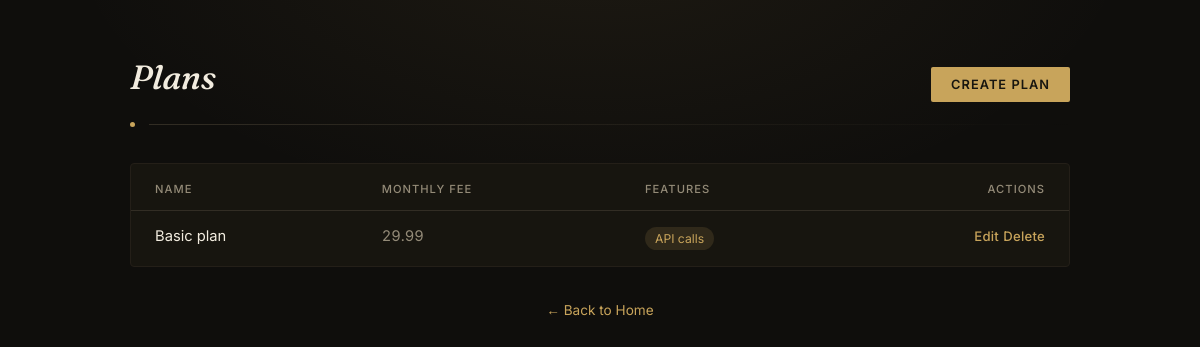
The app's page /plans/ (signed in) with its own data.
### app/models.py (models this page shows, shortened)
class Plan(models.Model):
    name = models.CharField(max_length=100)
    monthly_fee = models.DecimalField(max_digits=10, decimal_places=2)
    features = models.ManyToManyField('Feature')

class Feature(models.Model):
    name = models.CharField(max_length=100)
    code = models.CharField(max_length=100,unique=True)
    unit_price = models.DecimalField(max_digits=10, decimal_places=2,validators=[MinValueValidator(0)])
    max_unit_limit = models.IntegerField(null=True, blank=True,validators=[MinValueValidator(0)])

### app/views.py (the view)
@admin_required
def plan_list(request):
    plans = Plan.objects.all()
    return render(request, "plan_list.html", {"plans": plans})

### app/templates/plan_list.html (shortened to what this page needs)
<!DOCTYPE html>
<html lang="en">
<head>
</head>
<body>
  <div class="panel">
    <div class="top-row">
      <h1>Plans</h1>
      <a class="btn-create" href="{% url 'create_plan' %}">Create Plan</a>
    </div>
    <div class="mark">
      <span class="dot"></span>
      <span class="line"></span>
    </div>
    {% if plans %}
        <div class="table-card">
            <table>
                <thead>
                    <tr>
                        <th>Name</th>
                        <th>Monthly Fee</th>
                        <th>Features</th>
                        <th>Actions</th>
                    </tr>
                </thead>
                <tbody>
                    {% for plan in plans %}
                        <tr>
                            <td data-label="Name">{{ plan.name }}</td>
                            <td data-label="Monthly Fee">{{ plan.monthly_fee }}</td>
                            <td data-label="Features">
                                <div class="chip-row">
                                    {% for feature in plan.features.all %}
                                        <span class="chip">{{ feature.name }}</span>
                                    {% empty %}
                                        <span class="no-features">No features</span>
                                    {% endfor %}
                                </div>
                            </td>
                            <td class="actions" data-label="Actions">
                                <a href="{% url 'edit_plan' plan.id %}">Edit</a>
                                <a href="{% url 'delete_plan' plan.id %}">Delete</a>
                            </td>
                        </tr>
                    {% endfor %}
                </tbody>
            </table>
        </div>
    {% else %}
        <div class="empty-state">
            <p>No plans have been created yet.</p>
        </div>
    {% endif %}
    <p class="foot">
      <a href="{% url 'home' %}">← Back to Home</a>
    </p>
  </div>
</body>
</html>

### app/templates/plan_list.html (style rules this page uses)
:root { --bg: #0f0e0c; --surface: #17150f; --border: #322d24; --border-soft: #241f18; --text: #f2ecdf; --text-dim: #948b78; --accent: #c8a45b; --accent-soft: rgba(200,164,91,0.14); }
* { box-sizing: border-box; }
body { margin:0; min-height:100vh; background: radial-gradient(ellipse 900px 500px at 50% -10%, rgba(200,164,91,0.08), transparent 60%), var(--bg); color: var(--text); font-family: 'Inter', sans-serif; padding: 56px 24px; }
.panel { width:100%; max-width: 940px; margin: 0 auto; }
.top-row { display:flex; align-items:baseline; justify-content:space-between; flex-wrap: wrap; gap: 16px; margin-bottom: 8px; opacity:0; animation: fadeUp 0.7s ease 0.1s forwards; }
h1 { font-family:'Fraunces', serif; font-weight:500; font-style:italic; font-size: 2.1rem; margin: 0; letter-spacing: -0.01em; }
.btn-create { display:inline-block; background: var(--accent); color: #17150f; text-decoration:none; padding: 10px 20px; font-size: 0.8rem; font-weight: 600; text-transform: uppercase; letter-spacing: 0.08em; border-radius: 2px; transition: background 0.25s ease, transform 0.15s ease; }
.mark { display:flex; align-items:center; gap:14px; margin: 20px 0 36px; opacity:0; animation: fadeIn 0.7s ease 0.15s forwards; }
.mark .line { height:1px; flex:1; background: linear-gradient(90deg, var(--border), transparent); }
.mark .dot { width:5px; height:5px; border-radius:50%; background: var(--accent); flex-shrink:0; }
.table-card { background: var(--surface); border: 1px solid var(--border-soft); border-radius: 4px; overflow: hidden; opacity:0; animation: fadeUp 0.7s ease 0.25s forwards; }
table { width: 100%; border-collapse: collapse; font-size: 0.92rem; }
thead th { text-align: left; font-size: 0.7rem; text-transform: uppercase; letter-spacing: 0.09em; color: var(--text-dim); font-weight: 500; padding: 18px 24px 14px; border-bottom: 1px solid var(--border); }
thead th:last-child { text-align: right; }
tbody td { padding: 16px 24px; border-bottom: 1px solid var(--border-soft); color: var(--text); vertical-align: top; }
tbody tr:last-child td { border-bottom: none; }
tbody tr { transition: background 0.2s ease; }
tbody td:nth-child(2) { font-variant-numeric: tabular-nums; color: var(--text-dim); }
.chip-row { display:flex; flex-wrap: wrap; gap: 6px; }
.chip { display:inline-block; background: var(--accent-soft); color: var(--accent); font-size: 0.76rem; padding: 4px 10px; border-radius: 12px; white-space: nowrap; }
td.actions { text-align: right; }
td.actions a { color: var(--accent); text-decoration: none; font-size: 0.82rem; font-weight: 500; letter-spacing: 0.02em; border-bottom: 1px solid transparent; transition: border-color 0.25s ease; }
.foot { text-align:center; margin-top: 32px; opacity:0; animation: fadeUp 0.7s ease 0.4s forwards; }
.foot a { color: var(--accent); text-decoration: none; font-size: 0.85rem; border-bottom: 1px solid transparent; transition: border-color 0.25s ease; }

### records on screen
Plan: name "Basic plan", monthly_fee "29.99"
Feature: name "API calls"
